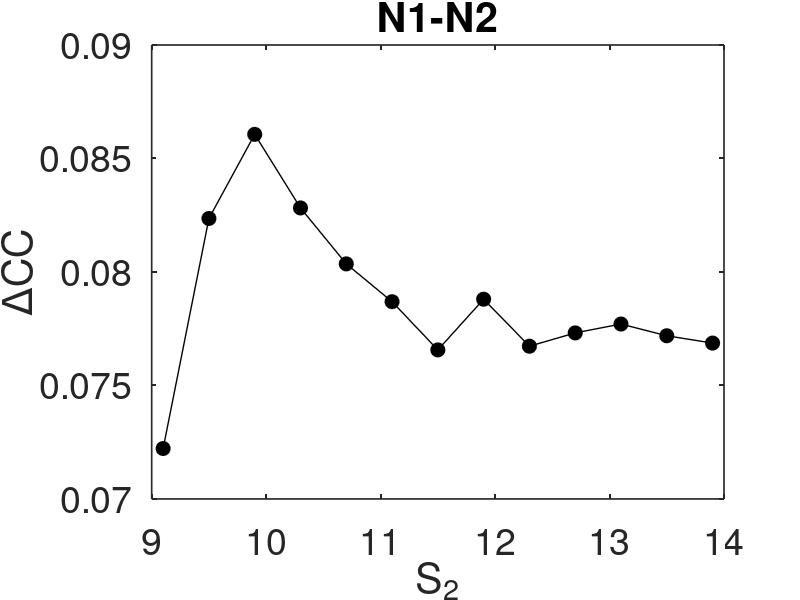

Source code (MATLAB): (Note: this script raises an error after producing the figure.)

a=load('tau-tau1-tau2-DeltaC1-DeltaC2-DeltaC3.txt');

figure(1)
plot(a(:,1),a(:,5),"k-o",'LineWidth', 1, 'MarkerFaceColor', 'k', 'MarkerSize', 10)
hold on
xlabel('S_{2}','FontSize',27)
ylabel('\DeltaCC','FontSize',27);
title('N1-N2')
set(gca,'LineWidth',1.2,'Fontsize',27)
set(gca,'TickDir', 'in', 'TickLength', [0.009 0.01])
% plot([0.057 0.057],[65.1799868254079,109.1029868254079],'r--','LineWidth',1)
% axis([-0.000092498812546,0.065792001187454,65.1799868254079,109.1029868254079])
ax = gca();
% ax.XRuler.Exponent = -2;
ax.YRuler.Exponent = -2;
print(h, '-r600', '-dpdf', ['DeltaCC_N1-N2','.pdf']);


